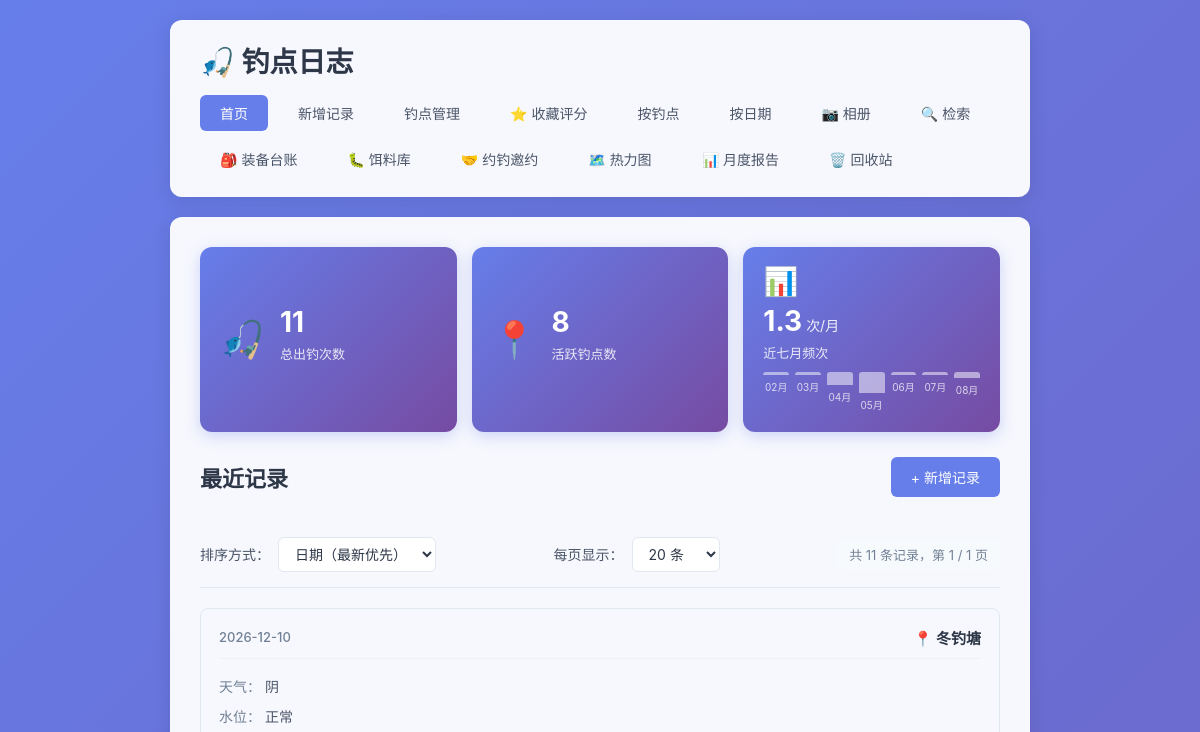
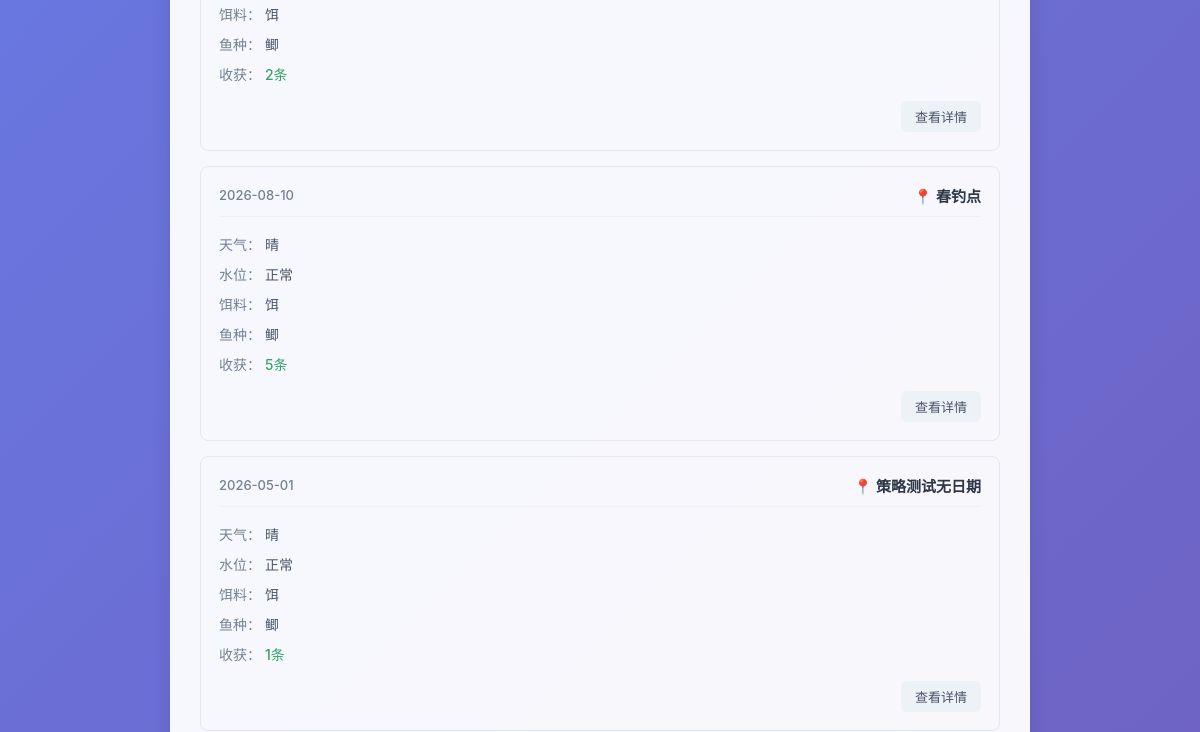
Before: / (upper part) with the older database file (2 pictures, top to bottom).
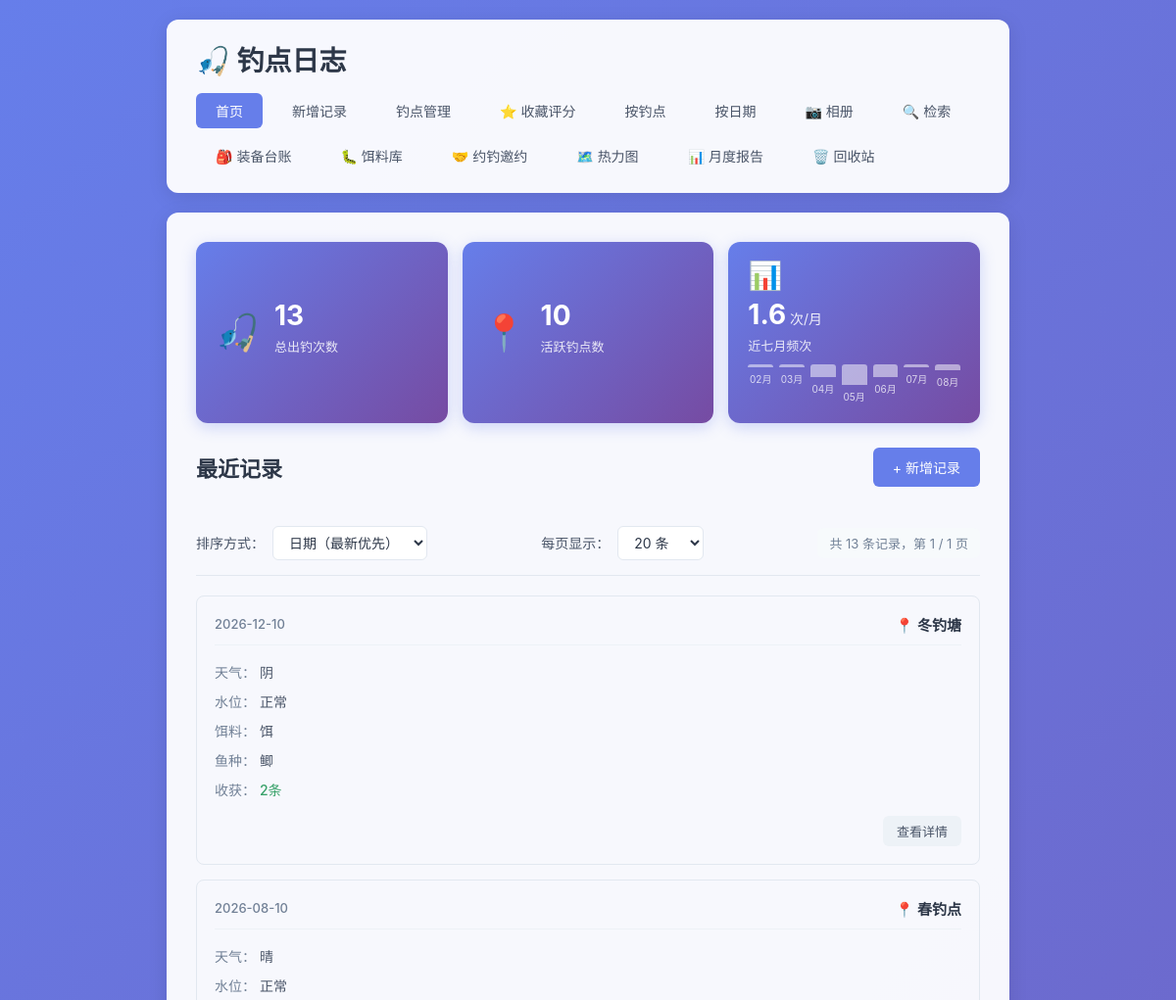
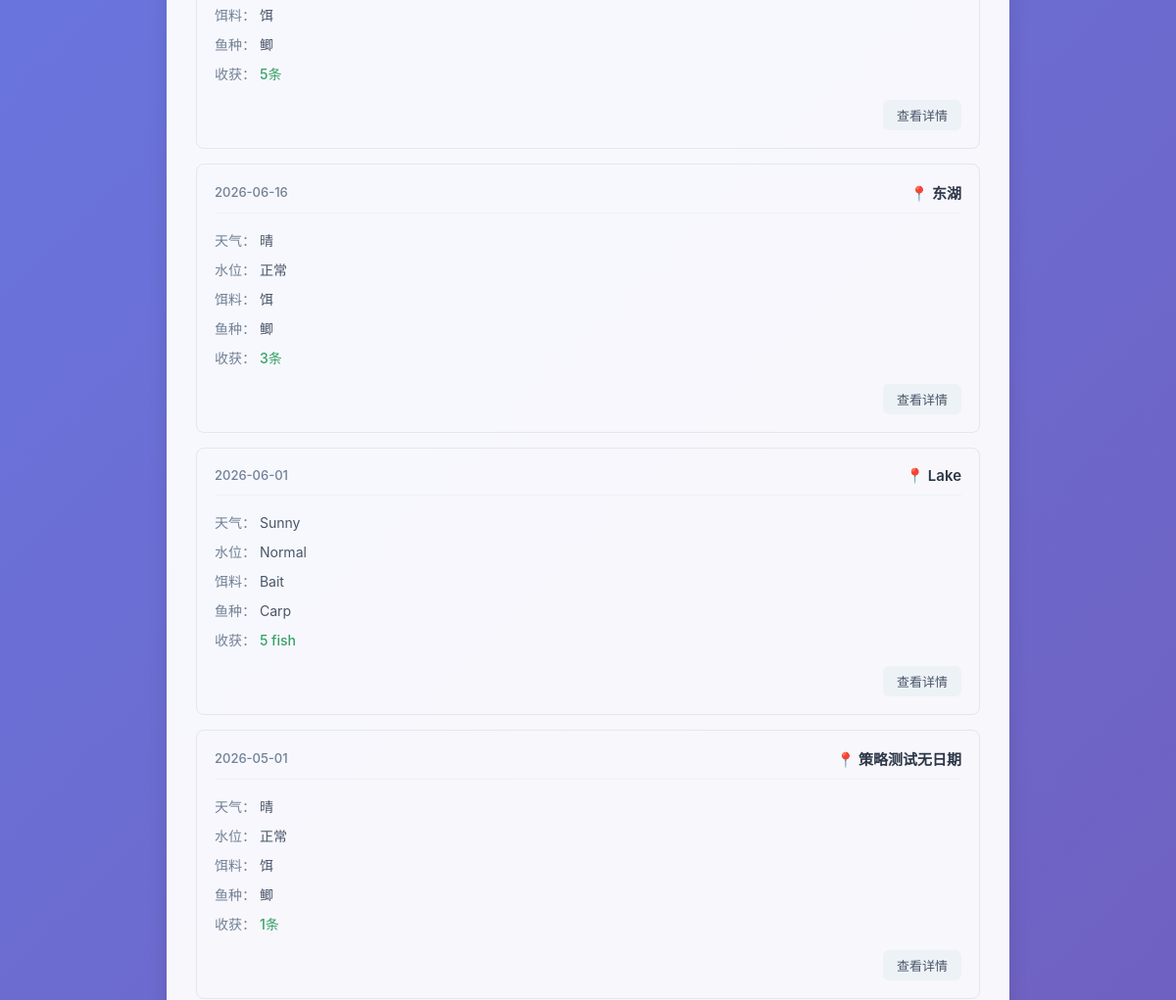
After: the same page with the newer database file (2 pictures, top to bottom).
### tables this page shows
CREATE TABLE fishing_logs (
            id INTEGER PRIMARY KEY AUTOINCREMENT,
            spot TEXT NOT NULL,
            weather TEXT NOT NULL,
            water_level TEXT NOT NULL,
            bait TEXT NOT NULL,
            fish_species TEXT NOT NULL,
            harvest TEXT NOT NULL,
            next_strategy TEXT,
            created_at DATE NOT NULL
        , temperature TEXT, humidity TEXT, wind TEXT, deleted_at TIMESTAMP, next_strategy_date DATE);

### app.py (the view)
@app.route('/')
def index():
    page = request.args.get('page', 1, type=int)
    per_page = request.args.get('per_page', 20, type=int)
    sort_by = request.args.get('sort', 'date_desc')
    per_page = max(10, min(per_page, 100))
    sort_options = {
        'date_desc': ('created_at DESC, id DESC', '日期降序'),
        'date_asc': ('created_at ASC, id ASC', '日期升序'),
        'spot_desc': ('spot DESC, created_at DESC, id DESC', '钓点降序'),
        'spot_asc': ('spot ASC, created_at DESC, id DESC', '钓点升序'),
    }
    order_clause, sort_label = sort_options.get(sort_by, sort_options['date_desc'])
    conn = get_db()
    upcoming_strategies = get_upcoming_strategies(conn)
    overview_stats = get_overview_stats(conn)
    count_result = conn.execute('SELECT COUNT(*) as total FROM fishing_logs WHERE deleted_at IS NULL').fetchone()
    total = count_result['total']
    total_pages = max(1, (total + per_page - 1) // per_page)
    page = max(1, min(page, total_pages))
    offset = (page - 1) * per_page
    logs = conn.execute(
        f'SELECT * FROM fishing_logs WHERE deleted_at IS NULL ORDER BY {order_clause} LIMIT ? OFFSET ?',
        (per_page, offset)
    ).fetchall()
    conn.close()
    return render_template(
        'index.html',
        logs=logs,
        page=page,
        per_page=per_page,
        total=total,
        total_pages=total_pages,
        sort_by=sort_by,
        sort_label=sort_label,
        upcoming_strategies=upcoming_strategies,
        overview_stats=overview_stats
    )

### app.py (called while the page is built, shortened)
def get_db():
    conn = sqlite3.connect(DB_PATH)
    conn.row_factory = sqlite3.Row
    return conn

def get_upcoming_strategies(conn):
    today = datetime.now().date()
    three_days_later = today + timedelta(days=3)
    upcoming_strategies = conn.execute('''
        SELECT id, spot, next_strategy, next_strategy_date, created_at, harvest
        FROM fishing_logs
        WHERE deleted_at IS NULL
          AND next_strategy IS NOT NULL
          AND next_strategy != ''
          AND next_strategy_date IS NOT NULL
          AND next_strategy_date >= ?
          AND next_strategy_date <= ?
        ORDER BY next_strategy_date ASC, id ASC
    ''', (today.strftime('%Y-%m-%d'), three_days_later.strftime('%Y-%m-%d'))).fetchall()
    result = []
    return result

### templates/index.html (shortened to what the changed rows need)
{% extends 'base.html' %}
{% block content %}
    <div class="overview-bar">
        <div class="overview-item">
            <div class="overview-info">
                <div class="overview-value">{{ overview_stats.total_logs }}</div>
                <div class="overview-label">总出钓次数</div>
            </div>
        </div>
        <div class="overview-item">
            <div class="overview-info">
                <div class="overview-value">{{ overview_stats.active_spots }}</div>
                <div class="overview-label">活跃钓点数</div>
            </div>
        </div>
        <div class="overview-item overview-chart-item">
            <div class="overview-info">
                <div class="overview-value">{{ overview_stats.avg_per_month }}<span class="overview-unit"> 次/月</span></div>
                <div class="overview-label">近七月频次</div>
                <div class="mini-chart">
                    {% for month in overview_stats.last_seven_months %}
                        <div class="mini-bar-wrapper">
                            <div class="mini-bar" style="height: {{ (month.count / overview_stats.max_month_count) * 100 }}%"></div>
                            <div class="mini-bar-label">{{ month.display }}</div>
                        </div>
                    {% endfor %}
                </div>
            </div>
        </div>
    </div>
    <div class="page-header">
        <h2>最近记录</h2>
    </div>
    {% if logs %}
        <div class="toolbar">
            <div class="sort-group">
                <label>排序方式：</label>
                <select id="sortSelect" onchange="handleSortChange()">
                    <option value="date_desc" {% if sort_by == 'date_desc' %}selected{% endif %}>日期（最新优先）</option>
                </select>
            </div>
            <div class="per-page-group">
                <label>每页显示：</label>
                <select id="perPageSelect" onchange="handlePerPageChange()">
                    <option value="20" {% if per_page == 20 %}selected{% endif %}>20 条</option>
                </select>
            </div>
            <div class="total-info">
                共 {{ total }} 条记录，第 {{ page }} / {{ total_pages }} 页
            </div>
        </div>
        <div class="log-list">
            {% for log in logs %}
                <div class="log-card">
                    <div class="log-header">
                        <span class="log-date">{{ log['created_at'] }}</span>
                        <span class="log-spot">📍 {{ log['spot'] }}</span>
                    </div>
                    <div class="log-body">
                        <div class="log-row">
                            <span class="label">天气：</span>
                            <span>{{ log['weather'] }}</span>
                        </div>
                        <div class="log-row">
                            <span class="label">水位：</span>
                            <span>{{ log['water_level'] }}</span>
                        </div>
                        <div class="log-row">
                            <span class="label">饵料：</span>
                            <span>{{ log['bait'] }}</span>
                        </div>
                        <div class="log-row">
                            <span class="label">鱼种：</span>
                            <span>{{ log['fish_species'] }}</span>
                        </div>
                        <div class="log-row">
                            <span class="label">收获：</span>
                            <span class="harvest">{{ log['harvest'] }}</span>
                        </div>
                    </div>
                    <div class="log-footer">
                        <a href="{{ url_for('log_detail', log_id=log['id'], page=page, sort=sort_by, per_page=per_page) }}" class="btn btn-small">查看详情</a>
                    </div>
                </div>
            {% endfor %}
        </div>
    {% else %}
        <div class="empty-state">
            <p>还没有任何记录，快去添加第一条吧！</p>
            <a href="{{ url_for('add_log') }}" class="btn btn-primary">+ 新增记录</a>
        </div>
    {% endif %}
{% endblock %}

Changed rows visible on the page:
added fishing_logs: created_at "2026-06-16", spot "东湖", weather "晴", water_level "正常", bait "饵", fish_species "鲫", harvest "3条"
added fishing_logs: created_at "2026-06-01", spot "Lake", weather "Sunny", water_level "Normal", bait "Bait", fish_species "Carp", harvest "5 fish"
Other visible differences:
{{ overview_stats.total_logs }}: "11" → "13"
{{ overview_stats.active_spots }}: "8" → "10"
{{ overview_stats.avg_per_month }}: "1.3" → "1.6"
{{ (month.count / overview_stats.max_month_count) * 100 }}: 0.0 → 33.33333333333333 (drawn)
{{ total }}: "11" → "13"
